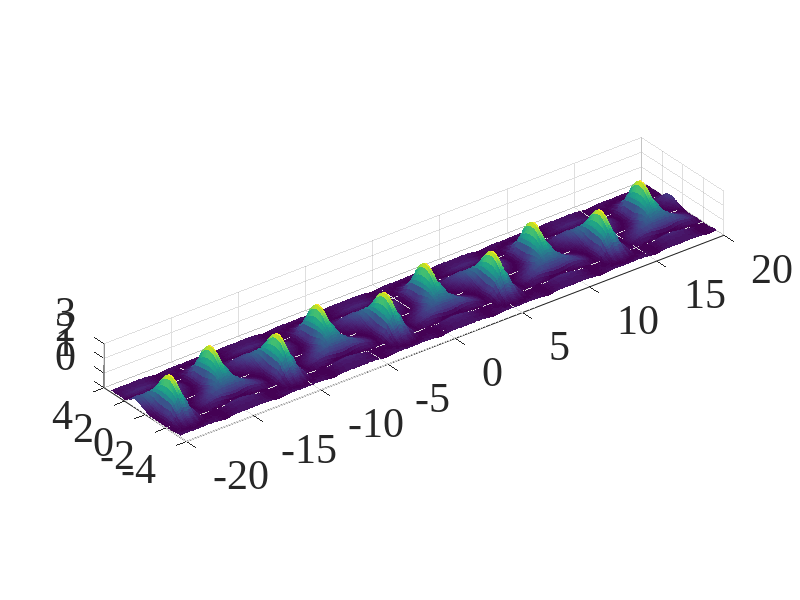

Recreate this plot in MATLAB. (Note: this script raises an error after producing the figure.)
flag = 0;
if flag==1
    x5uc4v=load('5uc4v.txt','ascii');
    P1=x5uc4v(:,3)*0.757;
    P2=x5uc4v(:,4)*0.757;
    P1r=reshape(P1,400,68);
    P2r=reshape(P2,400,68);
    P1ry1=P1r(:,[68 1:67]);
    P1ry2=P1r(:,[2:68 1]);
    P2rx1=P2r([400 1:399],:);
    P2rx2=P2r([2:400 1],:);
    P1y1=P1r-P1ry1;
    P2x1=P2r-P2rx1;
    CS1=abs(P1y1-P2x1);
    
    P1y2=P1r-P1ry2;
    P2x2=P2r-P2rx2;
    CS2=abs(P1y2-P2x2);
    
    CS=(CS1+CS2)/2*10;
    temp=reshape(CS,27200,1);
    data=[x5uc4v(:,1:2) temp];
    save('cal5uc4v.txt', 'data', '-ascii');
end


emblem=1;
if emblem==1
    
    data=load('cal5uc10v.txt','-ascii');
    CS=reshape(data(:,3),400,68);
    
    h=surf(reshape(data(:,1),400,68),reshape(data(:,2),400,68),CS);
    set(gcf,'Position',[1 1 1600 900],'Color',[1 1 1]);
    axis equal
    shading flat
    axis([-20 20 -4 4 0 3])
    set(gca,'XTick',-20:5:20,'YTick',-4:2:4, 'zTick',0:1:3,'FontSize',30,'Fontname', 'Times New Roman')
    view(3)
     export_fig(datestr(now, 'yyyymmddHHMMSS'),'-jpg','-transparent','-r','300');
end

%-----------
fig1=0;

if fig1==1
figure(1)
data=load('cal5uc4v.txt','-ascii');
plot(data(13601:14000,1),data(13601:14000,3),'c-+','LineWidth',2,'MarkerSize',10);
hold on
foo=data(13601:14000,3);

data=load('cal5uc6v.txt','-ascii');
plot(data(13601:14000,1),data(13601:14000,3),'m-*','LineWidth',2,'MarkerSize',10);
hold on
foo=[foo data(13601:14000,3)];

data=load('cal5uc8v.txt','-ascii');
plot(data(13601:14000,1),data(13601:14000,3),'y-o','LineWidth',2,'MarkerSize',10);
hold on
foo=[foo data(13601:14000,3)];

% data=load('cal5uc10v.txt','-ascii');
% plot(data(13601:14000,1),data(13601:14000,3),'k-x','LineWidth',2,'MarkerSize',10);
% hold off
% foo=[foo data(13601:14000,3)];

test10v=0;
data=load('cal5uc10v.txt','-ascii');
xxt=reshape(data(:,1),400,68);
yyt=reshape(data(:,3),400,68);
start=28;

if test10v==1
    mycolormap=hsv(10);
    for kk=1:10
        xx=xxt(:,start+kk-1);
        yy=yyt(:,start+kk-1);
        plot(xx,yy,'-+','Color',mycolormap(kk,:));
        hold on
    end
end
if test10v==0
    xx=xxt(:,start);
    yy=yyt(:,start);
    plot(xx,yy,'k-x','LineWidth',2,'MarkerSize',10);
    hold on
    foo=[foo yyt(:,start)];
end

axis([-20 20 -0.2 3])
set(gca,'XTick',-20:5:20,'YTick',0:1:3, 'FontSize',20,'Fontname', 'Times New Roman')
export_fig(datestr(now, 'yyyymmddHHMMSS'),'-jpg','-transparent','-r','300');
end
%-----------
fig2=0;

if fig2==1
    
figure(2)

test4v=0;
data=load('cal5uc4v.txt','-ascii');
xxt=reshape(data(:,2),400,68);
yyt=reshape(data(:,3),400,68);
start=146;

if test4v==1
    mycolormap=hsv(10);
    for kk=1:10
        xx=xxt(start+kk-1,:);
        yy=yyt(start+kk-1,:);
        plot(xx,yy,'-+','Color',mycolormap(kk,:));
        hold on
    end
end
if test4v==0
    xx=xxt(start,:);
    yy=yyt(start,:);
    plot(xx,yy,'c-+','LineWidth',2,'MarkerSize',10);
    hold on
    foo=yyt(start,:);
end

test6v=0;
data=load('cal5uc6v.txt','-ascii');
xxt=reshape(data(:,2),400,68);
yyt=reshape(data(:,3),400,68);
start=111;

if test6v==1
    mycolormap=hsv(10);
    for kk=1:10
        xx=xxt(start+kk-1,:);
        yy=yyt(start+kk-1,:);
        plot(xx,yy,'-*','Color',mycolormap(kk,:));
        hold on
    end
end
if test6v==0
    xx=xxt(start,:);
    yy=yyt(start,:);
    plot(xx,yy,'m-*','LineWidth',2,'MarkerSize',10);
    hold on
        foo=[foo; yyt(start,:)];
end

test8v=0;
data=load('cal5uc8v.txt','-ascii');
xxt=reshape(data(:,2),400,68);
yyt=reshape(data(:,3),400,68);
start=123;

if test8v==1
    mycolormap=hsv(10);
    for kk=1:10
        xx=xxt(start+kk-1,:);
        yy=yyt(start+kk-1,:);
        plot(xx,yy,'-*','Color',mycolormap(kk,:));
        hold on
    end
end
if test8v==0
    xx=xxt(start,:);
    yy=yyt(start,:);
    plot(xx,yy,'y-o','LineWidth',2,'MarkerSize',10);
    hold on
      foo=[foo; yyt(start,:)];
end

test10v=0;
data=load('cal5uc10v.txt','-ascii');
xxt=reshape(data(:,2),400,68);
yyt=reshape(data(:,3),400,68);
start=55;

if test10v==1
    mycolormap=hsv(10);
    for kk=1:10
        xx=xxt(start+kk-1,:);
        yy=yyt(start+kk-1,:);
        plot(xx,yy,'-*','Color',mycolormap(kk,:));
        hold on
    end
end
if test10v==0
    xx=xxt(start,:);
    yy=yyt(start,:);
    plot(xx,yy,'k-x','LineWidth',2,'MarkerSize',10);
    hold off
      foo=[foo; yyt(start,:)];
end
axis equal
axis([-4 4 -0.2 3])
set(gca,'XTick',-3:1:3,'YTick',0:1:3, 'FontSize',20,'Fontname', 'Times New Roman')
% export_fig(datestr(now, 'yyyymmddHHMMSS'),'-jpg','-transparent','-r','300');

end